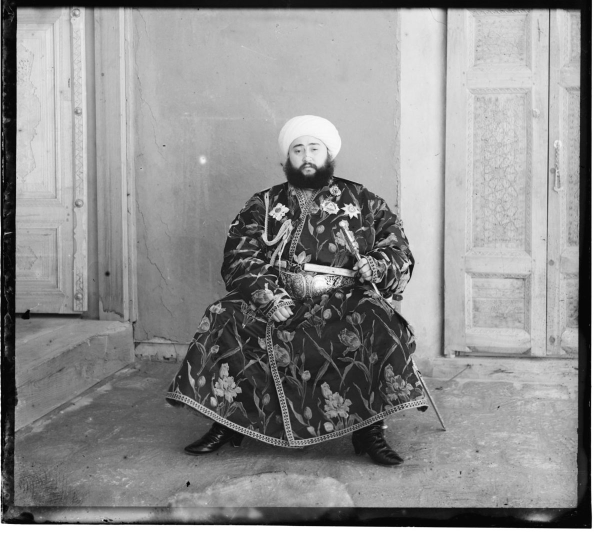
#> input picture red.jpg, 1188 x 1067 px (shown at 1/2 size)
$ python com_vision.py   (older library calls are emulated)
#> lines starting #> are read from the running program, lines starting #| are printed output that depends on the picture
import cv2
import numpy as np

def get_gradient(im) :
    grad_x = cv2.Sobel(im, cv2.CV_32F, 1, 0, ksize=3)
    grad_y = cv2.Sobel(im, cv2.CV_32F, 0, 1, ksize=3)

    grad = cv2.addWeighted(np.absolute(grad_x), 0.5, np.absolute(grad_y), 0.5, 0)
    return grad

if __name__ == '__main__':

    red = cv2.imread('red.jpg', cv2.IMREAD_GRAYSCALE)
#> red is the input picture: shape (1067, 1188); min 0, max 255, mean 141.6
    green = cv2.imread('green.jpg', cv2.IMREAD_GRAYSCALE)
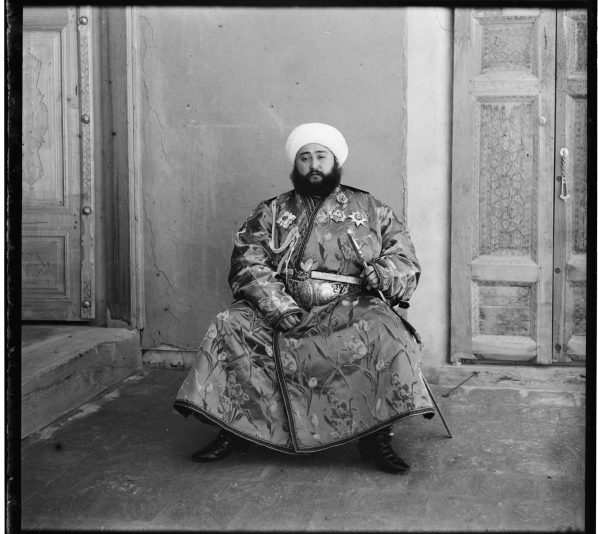
#> input picture green.jpg, 1196 x 1068 px (shown at 1/2 size)
#> green is the input picture: shape (1068, 1196); min 0, max 255, mean 120.5
    blue = cv2.imread('blue.jpg', cv2.IMREAD_GRAYSCALE)
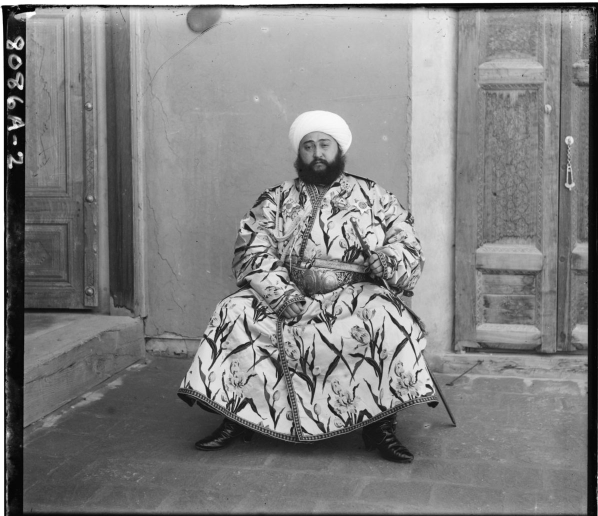
#> input picture blue.jpg, 1196 x 1032 px (shown at 1/2 size)
#> blue is the input picture: shape (1032, 1196); min 0, max 255, mean 129

    red = red[0:1032, 0:1188]
#> red: shape (1032, 1188)
    blue = blue[0:1032, 0:1188]
#> blue: shape (1032, 1188)
    green = green[0:1032, 0:1188]
#> green: shape (1032, 1188)

    sz = red.shape
#> sz = (1032, 1188)
    print(sz)
#| (1032, 1188)
    height = int(sz[0])
#> height = 1032
    width = sz[1]
#> width = 1188


    im_color = np.zeros((height, width, 3), dtype=np.uint8)

    im_color[:, :, 2] = red[:, :]
    im_color[:, :, 0] = blue[:, :]
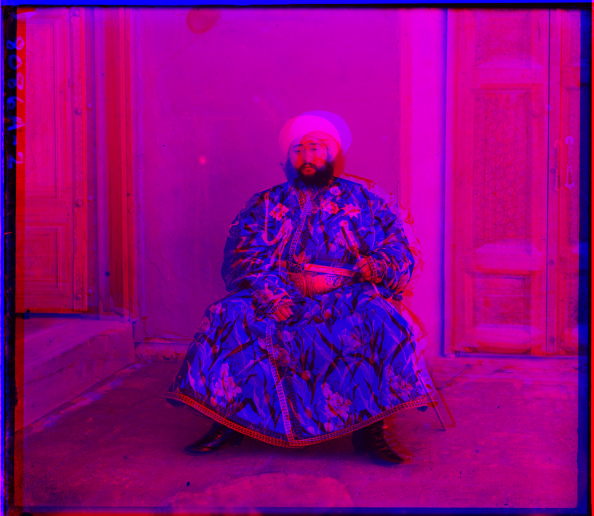
#> im_color: shape (1032, 1188, 3) (shown at 1/2 size); mean of channels 0, 1, 2 129.7, 0, 141.9; drawn as B, G, R
    im_color[:, :, 1] = green[:, :]
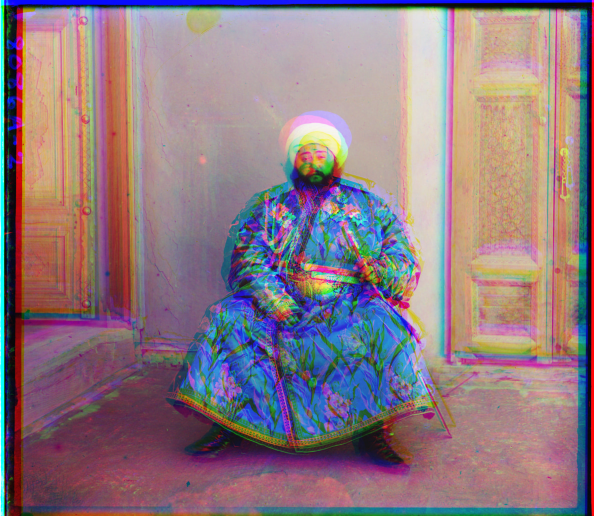
#> im_color: shape (1032, 1188, 3) (shown at 1/2 size); mean of channels 0, 1, 2 129.7, 121.5, 141.9; drawn as B, G, R
#> (the run stopped early here; a loop or call above may not have finished)
